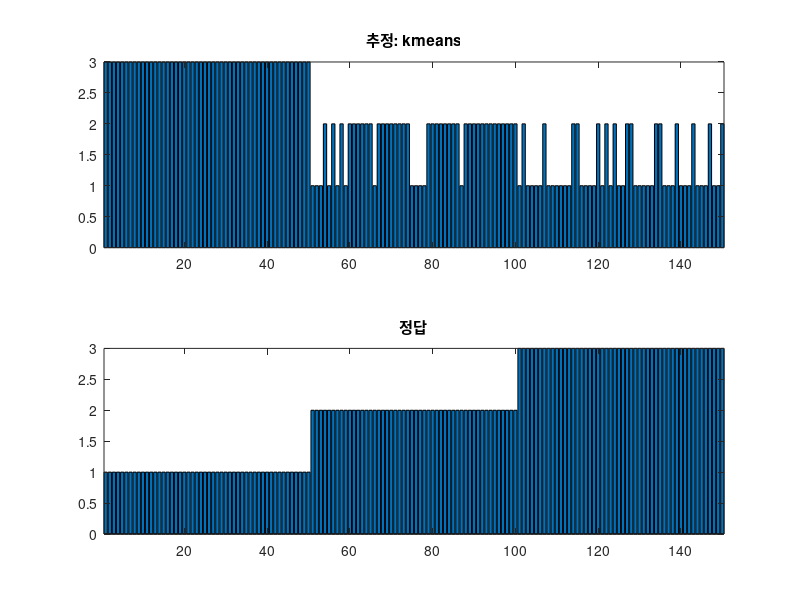
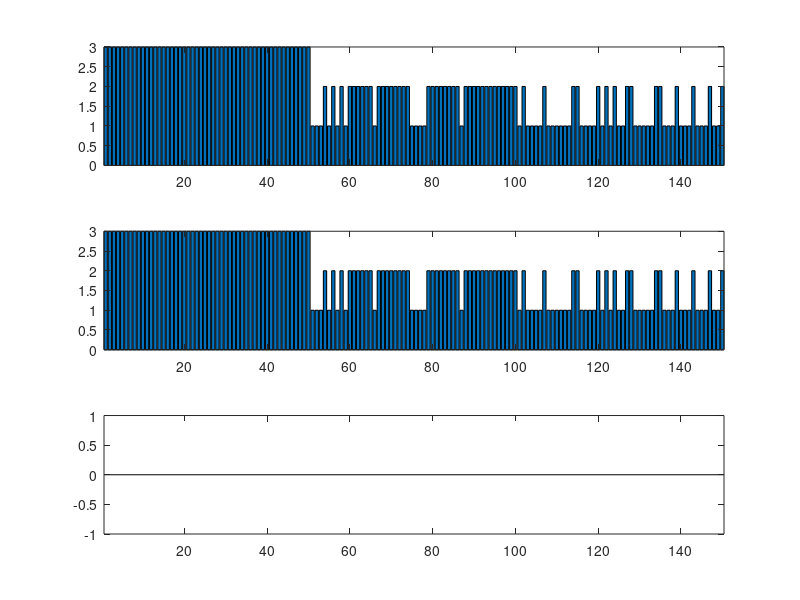
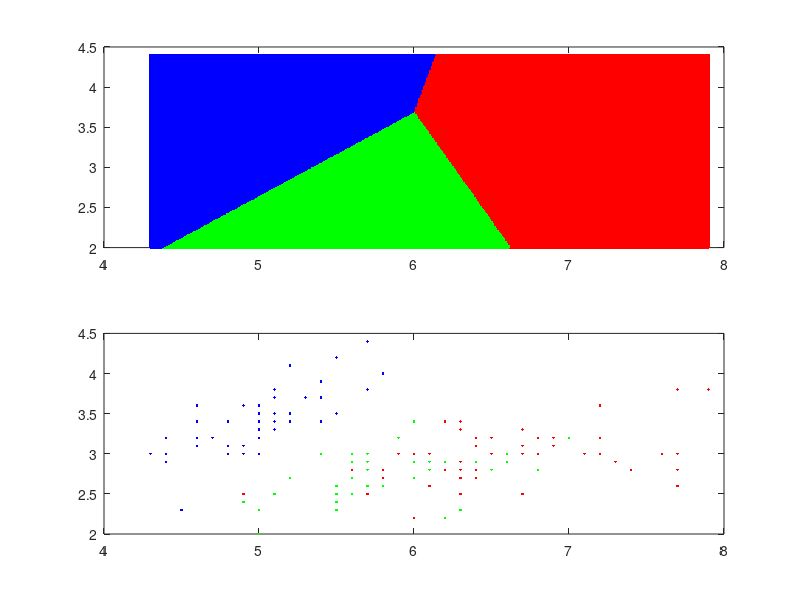

Write MATLAB code to recreate these figures, in order.
clear all; close all; clc;

load fisheriris;

% sepal length, width만 이용해보자
setdata = [];
setdata = meas(:,1:2); %3:4 % 1:4

spcs2num = [];
for k=1:1:length(species)
    if strcmp(species(k), 'setosa') == 1
        spcs2num(k,1) = 1;
    elseif strcmp(species(k), 'versicolor') == 1
        spcs2num(k,1) = 2;
    elseif strcmp(species(k), 'virginica') == 1
        spcs2num(k,1) = 3;
    end
end

% 매트랩 내부함수. 출력: mat_label: 그룹 할당 결과, mat_CP: 각 그룹의 중심 좌표
% [mat_label, mat_CP] = kmeans(setdata, 3);
[mat_label, mat_CP] = kmeans(setdata, 3, 'Start', setdata(1:3,:));

figure;
subplot(211); bar(mat_label); axis tight; title('추정: kmeans');
subplot(212); bar(spcs2num); axis tight; title('정답');
%% my_kmeans
grp = 3; % k = 3;
class = [1 2 3];

% [0단계: 초기 객체 선정]
% 편의상 1~3번째 데이터를 초기 값으로 하겠음 (거리들을 모두 계산하고 가장 거리가 먼 3점으로 하면 아마도 아래 while문의 동작 횟수가 줄어 들 것)
% (k가 3이니, 3개의 중심좌표가 나와야 하고, sepal length, width 두 정보만 사용하니, 중심좌표는 2차원)
my_CP = setdata(1:grp,:); 

% [1단계: 객체 군집 배정]
my_label = [];
for kk=1:1:length(setdata)
    tmp_set = setdata(kk,:); % kk번째 데이터 가져오기

    % 각 중심좌표와 데이터 간의 유클리디안 거리를 계산
    udist = zeros(grp, 1);
    for jj=1:1:grp
        udist(jj,1) = norm(tmp_set - my_CP(jj, :));
    end

    % 현재 데이터와 중심좌표들의 거리를 오름차순으로 정렬
    [sv, si] = sort(udist, 'ascend');

    % 제일 앞에 있는 것이 거리가 제일 짧은 것. 그것의 그룹 ID로 현재 데이터를 할당하라 
    my_label(kk,1) = class(si(1));
end

Final_label = [];
chk = 1;
loop = 0;
% [2, 3단계, 1단계 반복: 군집 중심좌표 산출 & 수렴 조건 점검 / 객체 군집 배정
% 군집 중심좌표 산출 /객체 군집 배정 를 반복해야 함. 언제까지? 수렴 조건에 수렴할 때까지. 
% 수렴조건의 만족은 for문으로 확인이 어려우므로 while문으로
while(chk)
    loop = loop + 1;
    loop
    for kk=1:1:grp
        idx = find(my_label == class(kk)); % kk 그룹에 할당된 데이터 가져오기
        tmp_data = setdata(idx,:);

        [r1, c1] = size(tmp_data);

        % kk 그룹에 할당된 데이터를 이용하여 중심 좌표를 계산
        my_CP(kk,:) = mean(tmp_data);       
    end

    % 새로운 중심좌표를 이용하여, 데이터를 재할당
    my_label_new = [];
    for kk=1:1:length(setdata)
        tmp_set = setdata(kk,:);

        udist = zeros(grp, 1);
        for jj=1:1:grp
            udist(jj,1) = norm(tmp_set - my_CP(jj, :));
        end

        [sv, si] = sort(udist, 'ascend');

        my_label_new(kk,1) = class(si(1));
    end

    % 1단계의 결과와 2단계의 결과가 같은지 평가
    idx = find(my_label_new ~= my_label);

    % 이전 할당 결과와 지금 할당 결과가 같으면 while문 종료
    % 그렇지 않으면, 위 과정을 반복
    if length(idx) == 0
        chk = 1;
        Final_label = my_label_new;
        break;
    else
        my_label = my_label_new;
    end
end

%
figure;
subplot(311); bar(mat_label); axis tight;
subplot(312); bar(Final_label); axis tight;
subplot(313); bar(mat_label-Final_label); axis tight;

my_CP
mat_CP

%% 공간 분리
tmp1 = min(meas(:,1)):0.01:max(meas(:,1));
tmp2 = linspace(min(meas(:,2)), max(meas(:,2)), length(tmp1)); % linspnace(a, b, c) a부터 b까지 c개가 되도록 데이터를 생성하는 함수

[out1,out2] = meshgrid(tmp1,tmp2);

Test_data = [];
Test_data = [out1(:) out2(:)];

grp = 3; % k = 3;
class = [1 2 3];

[r, c] = size(Test_data);

% [1단계: 객체 군집 배정
Final_label = [];
for kk=1:1:r
    tmp_set = Test_data(kk,:); % kk번째 데이터 가져오기

    % 각 중심좌표와 데이터 간의 유클리디안 거리를 계산
    udist = zeros(grp, 1);
    for jj=1:1:grp
        udist(jj,1) = norm(tmp_set - my_CP(jj, :));
    end

    % 현재 데이터와 중심좌표들의 거리를 오름차순으로 정렬
    [sv, si] = sort(udist, 'ascend');

    % 제일 앞에 있는 것이 거리가 제일 짧은 것. 그것의 그룹 ID로 현재 데이터를 할당하라 
    Final_label(kk,1) = class(si(1));
end


idx1 = find(Final_label == 1);
idx2 = find(Final_label == 2);
idx3 = find(Final_label == 3);

figure;
subplot(211); plot(Test_data(idx1,1), Test_data(idx1,2), 'r.'); hold on;
subplot(211); plot(Test_data(idx2,1), Test_data(idx2,2), 'g.'); hold on;
subplot(211); plot(Test_data(idx3,1), Test_data(idx3,2), 'b.'); hold off;


idx1 = find(spcs2num == 1);
idx2 = find(spcs2num == 2);
idx3 = find(spcs2num == 3);


subplot(212); plot(meas(idx1,1), meas(idx1,2), 'b.'); hold on;
subplot(212); plot(meas(idx2,1), meas(idx2,2), 'g.'); hold on;
subplot(212); plot(meas(idx3,1), meas(idx3,2), 'r.'); hold off;

    
